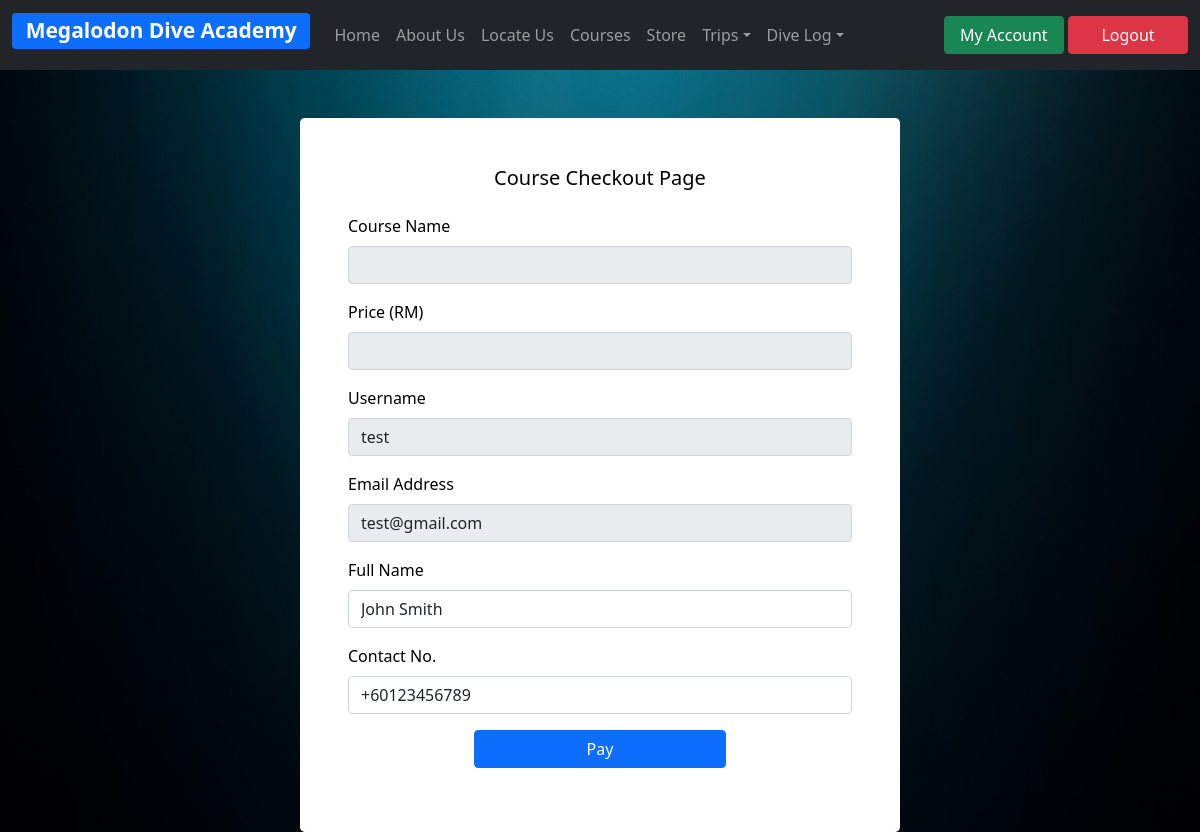
Screenshot of /courseCheckout.php (signed in) with the database file from the repository.
### tables this page shows
CREATE TABLE `user` (
  `userID` int(11) NOT NULL,
  `username` varchar(15) NOT NULL,
  `email` varchar(255) NOT NULL,
  `password` varchar(255) NOT NULL,
  `name` varchar(100) DEFAULT NULL,
  `contactNo` varchar(100) DEFAULT NULL,
  `address` varchar(1000) DEFAULT NULL
);

### courseCheckout.php (the view, shortened to what this page needs)
<?php
include('db/server.php');
include('header/navUser.php');
?>
<!DOCTYPE html>
<html>
    <head>
        <link href="https://cdn.jsdelivr.net/npm/bootstrap@5.1.3/dist/css/bootstrap.min.css" rel="stylesheet">
        <link rel="stylesheet" type="text/css" href="css/style.css" />
    </head>
    <body>
        <div class="mx-auto mt-5 mb-2 bg-white text-black p-5" style=" height:fit-content; width:600px; border-radius: .30rem">
            <form action="courseCheckout.php" method="POST">
                <h5 class="text-center mb-4">Course Checkout Page</h1>
                <div class="mb-3">
                    <label class="form-label">Course Name</label>
                    <input class="form-control" type="text" name="courseName" value="<?php echo $_GET['name']; ?>" readonly>
                </div>
                <div class="mb-3">
                    <label class="form-label">Price (RM)</label>
                    <input class="form-control" type="text" name="price" value="<?php echo $_GET['price']; ?>" readonly>
                </div>
                <div class="mb-3">
                    <label class="form-label">Username</label>
                    <input class="form-control" type="text" name="username" value="<?php echo $_SESSION['username']; ?>"readonly>
                </div>
                <?php
                $username = $_SESSION['username'];
                $userDetails = $mysqli->query("SELECT * FROM user WHERE username='$username'") or die(mysqli_error($mysqli));
                while ($row = $userDetails->fetch_assoc()): ?>
                <div class="mb-3">
                    <label class="form-label">Email Address</label>
                    <input class="form-control"type="text" name="email" value="<?php echo $row['email']; ?>" placeholder="youremail@example.com" readonly>
                </div>
                <div class="mb-3">
                    <label class="form-label">Full Name</label>
                    <input class="form-control"type="text" name="name" value="<?php echo $row['name']; ?>" placeholder="John Smith">
                </div>
                <div class="mb-3">
                    <label class="form-label">Contact No.</label>
                    <input class="form-control"type="text" name="contactNo" value="<?php echo $row['contactNo']; ?>" placeholder="+60123456789">
                </div>
                <?php endwhile; ?>
                <div class="d-grid gap-2 col-6 mx-auto">
                    <button class="btn btn-primary" type="submit" name="courseCheckout">Pay</button>
                </div>
            </form>
        </div>
    </body>
</html>

### css/style.css (style rules this page uses)
body, html { height: 100%; background-image: url(http://localhost/scubaWebsite/img/background.jpg); background-position: center; background-repeat: no-repeat; background-size: cover; background-color: #030303; }

### rows the page displays
user: email "test@gmail.com", name "John Smith", contactNo "+60123456789"
